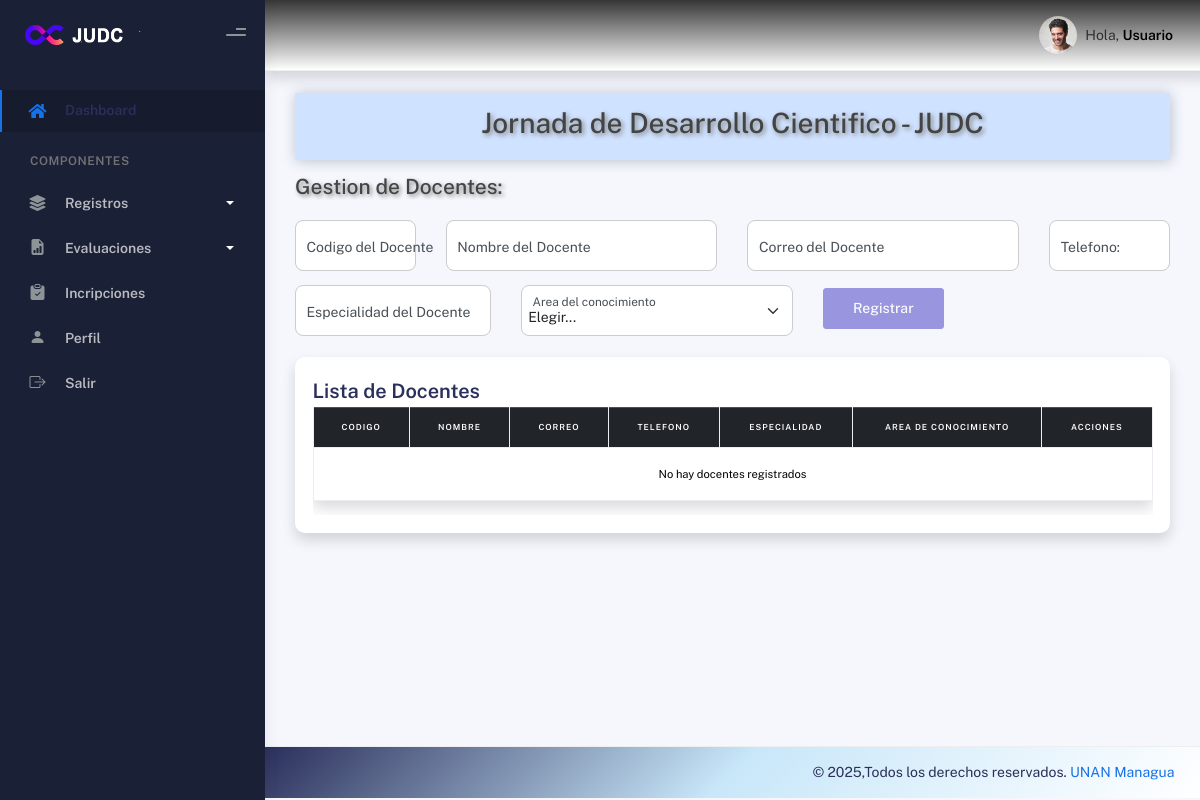
The app's page /docente/, older data.
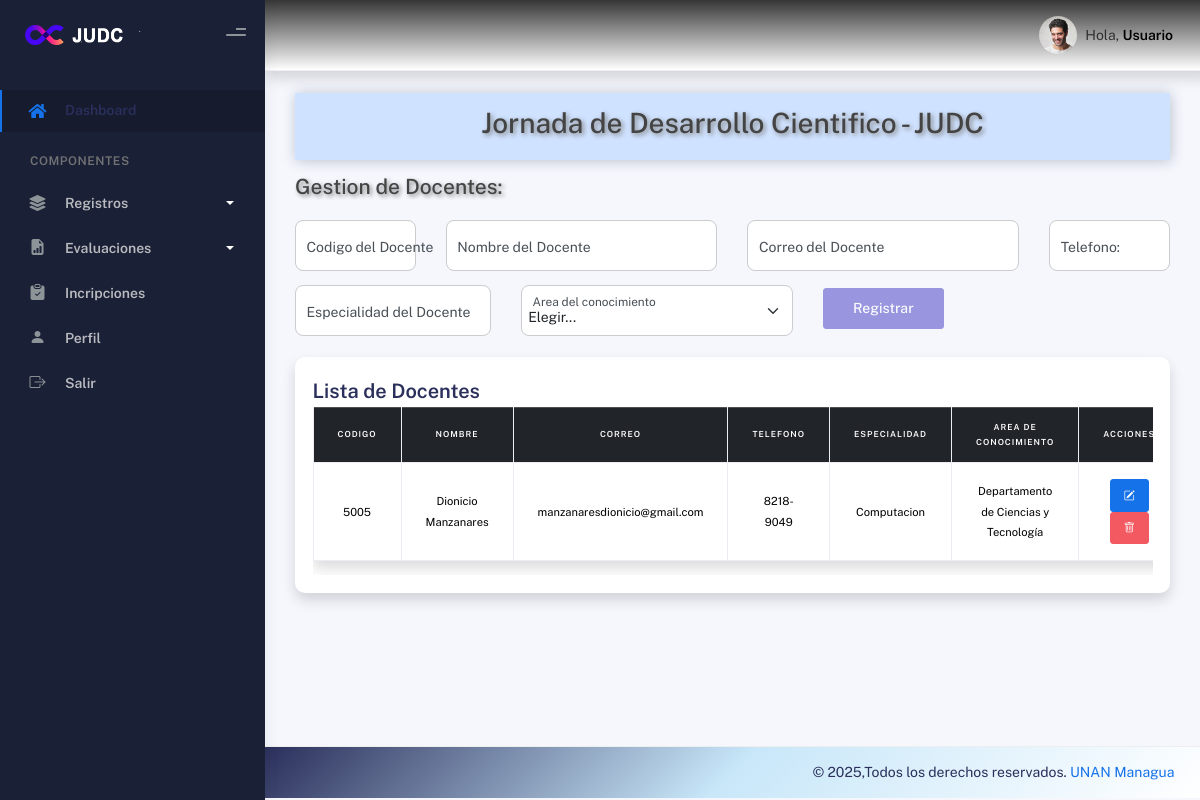
The same page, newer data.
### appjudc/models.py (models this page shows, shortened)
class Docente(models.Model):
    AREA_CHOICES = [
        ('1', 'Departamento de Ciencias y Tecnología'),
        ('2', 'Departamento de Ciencias Economicas y Administrativas'),
        ('3', 'Departamento de Educación y Humanidades'),
    ]
    codigo_docente = models.CharField(max_length=20, unique=True, verbose_name="Código del Docente")
    nombre = models.CharField(max_length=200, verbose_name="Nombre del Docente")
    email = models.EmailField(unique=True, verbose_name="Correo Electrónico")
    telefono = models.CharField(max_length=9, verbose_name="Teléfono")
    especialidad = models.CharField(max_length=200, verbose_name="Especialidad")
    area_conocimiento = models.CharField(max_length=1, choices=AREA_CHOICES, verbose_name="Área de Conocimiento")
    fecha_registro = models.DateTimeField(auto_now_add=True, verbose_name="Fecha de Registro")
    class Meta:
        verbose_name = "Docente"
        verbose_name_plural = "Docentes"
        ordering = ['nombre']

### appjudc/views.py (the view, shortened to what this page needs)
# urls.py: path('docente/', views.docente, name='docente'),
def docente(request):
    docentes = Docente.objects.all()
    return render(request, 'vistas/docente.html', {'docentes': docentes})

### appjudc/templates/vistas/docente.html (shortened to what this page needs)
{% extends 'baseadmin.html' %}
{% load static %}
{% block contenido %}
<div class="col-md-12 content-area ">
    <div class="alert bg-primary-subtle text-center">
        <h2 style="text-shadow: 2px 2px 5px gray;">Jornada de Desarrollo Cientifico - JUDC </h2>
    </div>
    <h3 style="text-shadow: 2px 2px 4px gray;">Gestion de Docentes:</h3>
    <form action="" method="post" class="mt-4 needs-validation" novalidate>
        <div class="row">
            <div class="col-6 col-md-2 mb-3">
                <div class="form-floating">
                    <input type="text" class="form-control mi-input" id="codigodocente" name="codigodocente"
                        placeholder="121-230371-0003A" autofocus
                        pattern="^\d{3}-\d{6}-\d{4}[A-Za-z]$"
                        title="Formato: 121-230371-0003A (último carácter letra, mayúscula o minúscula)"
                        maxlength="16" required>
                    <label for="codigodocente" class="form-label">Codigo del Docente</label>
                </div>
            </div>
            <div class="col-6 col-md-4 mb-3">
                <div class="form-floating">
                    <input type="text" class="form-control mi-input" id="nombre" name="nombre"
                        placeholder="Ingrese el nombre del docente" required>
                    <label for="nombre" class="form-label">Nombre del Docente</label>
                </div>
            </div>
            <div class="col-6 col-md-4 mb-3">
                <div class="form-floating">
                    <input type="email" class="form-control mi-input" id="email" name="email"
                        placeholder="Ingrese el correo del docente" required>
                    <label for="email" class="form-label">Correo del Docente</label>
                </div>
            </div>
            <div class="col-6 col-md-2 mb-3">
                <div class="form-floating">
                    <input type="text" class="form-control mi-input" id="telefono" name="telefono"
                        placeholder="9999-9999" title="Formato: 9999-9999" required pattern="^\d{4}-\d{4}$" required>
                    <label for="telefono" class="form-label">Telefono:</label>
                </div>
            </div>
            <div class="col-6 col-md-3 mb-3">
                <div class="form-floating">
                    <input type="text" class="form-control mi-input" id="especialidad" name="especialidad"
                        placeholder="Ingrese la especialidad del docente" required
                        pattern="^[A-Za-zÁÉÍÓÚáéíóúÑñ\s]+$"
                        title="Solo letras y espacios">
                    <label for="especialidad" class="form-label">Especialidad del Docente</label>
                </div>
            </div>
            <div class="col-6 col-md-4 mb-3">
                <div class="form-floating">
                    <select class="form-select mi-input" id="areaconocimiento" name="areaconocimiento" required>
                        <option selected disabled value="">Elegir...</option>
                    </select>
                    <label for="areaconocimiento" class="form-label">Area del conocimiento</label>
                </div>
            </div>
            <div class="col-12 col-md-2 mb-4 d-flex align-items-end ">
                <button type="submit" id="btnAgregarDocente" class="btn btn-secondary w-100">Registrar</button>
            </div>
        </div>
    </form>
    <div class="row mt-2">
        <div class="col-md-12">
            <div class="card shadow">
                <div class="card-body">
                    <h5 class="card-title">Lista de Docentes</h5>
                    <div class="table-responsive">
                        <table class="table table-responsive table-bordered table-hover text-center shadow">
                            <thead class="table-dark">
                                <tr>
                                    <th>Codigo</th>
                                    <th>Nombre</th>
                                    <th>Correo</th>
                                    <th>Telefono</th>
                                    <th>Especialidad</th>
                                    <th>Area de Conocimiento</th>
                                    <th>Acciones</th>
                                </tr>
                            </thead>
                            <tbody>
                                {% for docente in docentes %}
                                <tr>
                                    <td>{{ docente.codigo_docente }}</td>
                                    <td>{{ docente.nombre }}</td>
                                    <td>{{ docente.email }}</td>
                                    <td>{{ docente.telefono }}</td>
                                    <td>{{ docente.especialidad }}</td>
                                    <td>{{ docente.get_area_conocimiento_display }}</td>
                                    <td>
                                        <button class="btn btn-primary btn-sm"><i
                                                class="bi bi-pencil-square"></i></button>
                                        <button class="btn btn-danger btn-sm"><i class="bi bi-trash"></i></button>
                                    </td>
                                </tr>
                                {% empty %}
                                <tr>
                                    <td colspan="7">No hay docentes registrados</td>
                                </tr>
                                {% endfor %}
                            </tbody>
                        </table>
                    </div>
                </div>
            </div>
        </div>
    </div>
</div>
{% endblock %}

### appjudc/templates/baseadmin.html (shortened to what this page needs)
{% load static %}
<!DOCTYPE html>
<html lang="en">
<head>
    <link rel="stylesheet" href="{% static 'assets/css/bootstrap.min.css' %}" />
    <link rel="stylesheet" href="{% static 'assets/css/plugins.min.css' %}" />
    <link rel="stylesheet" href="{% static 'assets/css/estilo.min.css' %}" />
    <link rel="stylesheet" href="https://cdn.jsdelivr.net/npm/bootstrap-icons@1.13.1/font/bootstrap-icons.min.css">
    <link rel="stylesheet" href="{% static 'assets/css/demo.css' %}" />
    <link rel="stylesheet" href="{% static 'css/estilo.css' %}">
</head>
<body>
    <div class="wrapper">
        {% include 'header.html' %}
        <div class="main-panel">
            <div class="main-header">
                <nav class="navbar navbar-header navbar-header-transparent navbar-expand-lg border-bottom shadow"
                    style="background: linear-gradient(180deg, #363636,#ffffff);">
                    <div class="container-fluid">
                        <ul class="navbar-nav topbar-nav ms-md-auto align-items-center">
                            <li class="nav-item topbar-user dropdown hidden-caret">
                                <a class="dropdown-toggle profile-pic" data-bs-toggle="dropdown" href="#"
                                    aria-expanded="false">
                                    <div class="avatar-sm">
                                        <img src="{% static 'assets/img/profile.jpg' %}" alt="..."
                                            class="avatar-img rounded-circle" />
                                    </div>
                                    <span class="profile-username">
                                        <span class="op-7">Hola,</span>
                                        <span class="fw-bold">Usuario</span>
                                    </span>
                                </a>
                            </li>
                        </ul>
                    </div>
                </nav>
            </div>
            <div class="container">
                <div class="page-inner">
                    <div class="page-category">
                        {% block contenido %} {% endblock %}
                    </div>
                </div>
            </div>
            <footer class="footer" style="background: linear-gradient(315deg, #ffffff,#c8e7f9,#2a2f5b);">
                <div class="container-fluid d-flex justify-content-between">
                    <div class="copyright">
                        &copy; 2025,Todos los derechos reservados.
                        <a href="#">UNAN Managua</a>
                    </div>
                </div>
            </footer>
        </div>
    </div>
</body>
</html>

### appjudc/templates/header.html (shortened to what this page needs)
{% load static %}
<div class="sidebar" data-background-color="dark">
    <div class="sidebar-logo">
        <div class="logo-header" data-background-color="dark">
            <a href="#" class="logo">
                <img src="{% static 'assets/img/kaiadmin/logo_light1.png' %}" alt="navbar brand" class="navbar-brand"
                    height="20" />
            </a>
            <div class="nav-toggle">
                <button class="btn btn-toggle toggle-sidebar">
                    <i class="gg-menu-right"></i>
                </button>
            </div>
        </div>
    </div>
    <div class="sidebar-wrapper scrollbar scrollbar-inner">
        <div class="sidebar-content">
            <ul class="nav nav-primary">
                <li class="nav-item active">
                    <a href="{% url 'index' %}">
                        <i class="fas fa-home"></i>
                        <p>Dashboard</p>
                    </a>
                </li>
                <li class="nav-section">
                    <h4 class="text-section">Componentes</h4>
                </li>
                <li class="nav-item">
                    <a data-bs-toggle="collapse" href="#reg">
                        <i class="fas fa-layer-group"></i>
                        <p>Registros</p>
                        <span class="caret" style="color: #fff"></span>
                    </a>
                </li>
                <li class="nav-item">
                    <a data-bs-toggle="collapse" href="#eval">
                        <i class="bi bi-file-earmark-bar-graph-fill"></i>
                        <p>Evaluaciones</p>
                        <span class="caret" style="color: #fff"></span>
                    </a>
                </li>
                <li class="nav-item"><a href="#"><i class="bi bi-clipboard-check-fill"></i>
                        <p>Incripciones</p>
                    </a>
                </li>
                <li class="nav-item"><a href="#"><i class="bi bi-person-fill"></i>
                        <p>Perfil</p>
                    </a>
                </li>
                <li class="nav-item"><a href="#"><i class="bi bi-box-arrow-right"></i>
                        <p>Salir</p>
                    </a>
                </li>
            </ul>
        </div>
    </div>
</div>

### appjudc/static/css/estilo.css (style rules this page uses)
.mi-input { padding: 6px; border: 1px solid #ccc; border-radius: 8px; transition: border-color 0.5s ease; }

Row changes from the older to the newer data that the page shows:
added Docente: codigo_docente "5005", nombre "Dionicio Manzanares", email "manzanaresdionicio@gmail.com", telefono "8218-9049", especialidad "Computacion", area_conocimiento "Departamento de Ciencias y Tecnología"
Text that changed along with them:
text no longer shown: "No hay docentes registrados"
